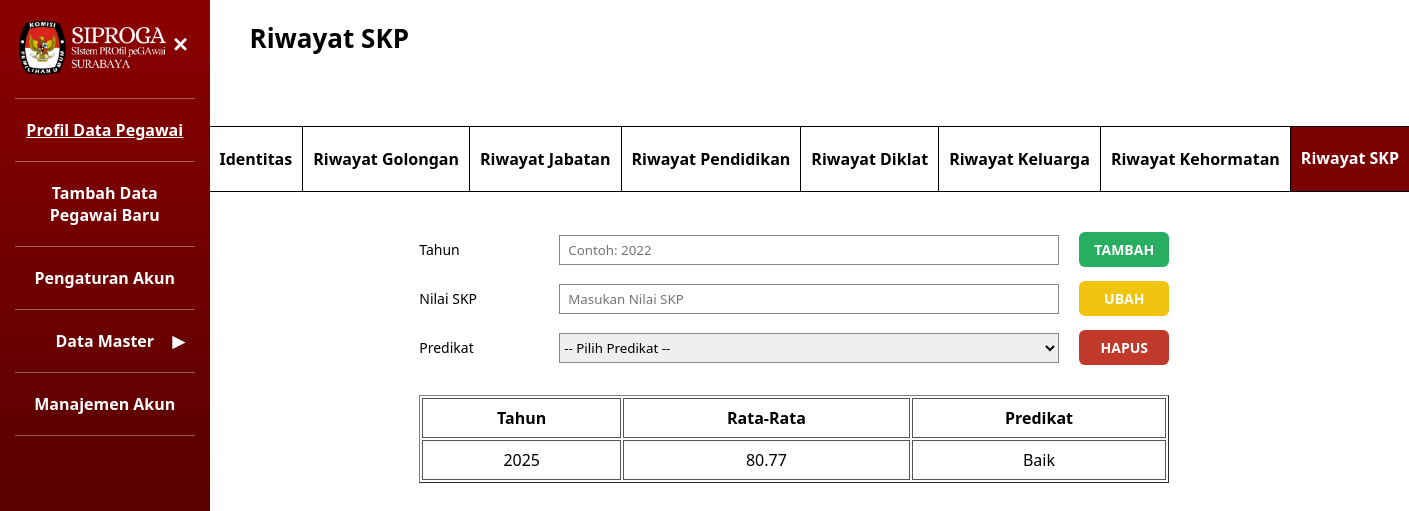
Screenshot of /admin/Admin_Edit_Riwayat_SKP.php?nip=19170912409801217 (signed in) with the database file from the repository.
### tables this page shows
CREATE TABLE `riwayat_skp` (
  `id_riwayat_skp` int UNSIGNED NOT NULL,
  `nip` char(18) NOT NULL,
  `id_predikat_skp` int UNSIGNED NOT NULL,
  `rerata_nilai` decimal(5,2) DEFAULT NULL,
  `tahun` year NOT NULL
);

CREATE TABLE `master_predikat_skp` (
  `id_predikat_skp` int UNSIGNED NOT NULL,
  `predikat_skp` varchar(100) NOT NULL,
  `keterangan` varchar(100) DEFAULT NULL
);

### admin/Admin_Edit_Riwayat_SKP.php (the view, shortened to what this page needs)
<?php
include '../config/koneksi.php';
$nip = $_POST['nip'] ?? $_GET['nip'] ?? '';
?>
<!DOCTYPE html>
<html lang="id">
<head>
  <link rel="stylesheet" href="../assets/style.css" />
  <link rel="stylesheet" href="../assets/edit_riwayat.css" />
</head>
<body class="role-admin">
  <aside class="sidebar" id="sidebar">
    <div class="logo_siproga">
      <img src="../auth/Logo_Siproga.png">
      <button class="tombol-menu" id="tombolMenu">✕</button>
    </div>
    <hr class="garis-menu" />
    <a href="Admin_Profil_Data_Pegawai.php" class="item-menu aktif">
      Profil Data Pegawai
    </a>
    <hr class="garis-menu" />
    <a href="Admin_Tambah_Data.php" class="item-menu">
      Tambah Data Pegawai Baru
    </a>
    <hr class="garis-menu" />
    <a href="Admin_Pengaturan_Akun.php" class="item-menu">
      Pengaturan Akun
    </a>
    <hr class="garis-menu" />
    <div class="item-menu" id="menuDataMaster">
      Data Master
      <span class="panah-menu" id="panahDataMaster">▼</span>
    </div>
    <hr class="garis-menu" />
    <a href="Admin_Manajemen_Akun.php" class="item-menu">
      Manajemen Akun
    </a>
    <hr class="garis-menu">
  </aside>
  <main class="konten">
    <h2>Riwayat SKP</h2>
    <div class="tab-menu">
      <a href="identitas-pegawai.php?nip=<?= $nip ?>" class="tab">Identitas</a>
      <a href="Admin_Edit_Riwayat_Golongan.php?nip=<?= $nip ?>" class="tab">Riwayat Golongan</a>
      <a href="Admin_Edit_Riwayat_Jabatan.php?nip=<?= $nip ?>" class="tab">Riwayat Jabatan</a>
      <a href="Admin_Edit_Riwayat_Pendidikan.php?nip=<?= $nip ?>" class="tab">Riwayat Pendidikan</a>
      <a href="Admin_Edit_Riwayat_Diklat.php?nip=<?= $nip ?>" class="tab">Riwayat Diklat</a>
      <a href="Admin_Edit_Riwayat_Keluarga.php?nip=<?= $nip ?>" class="tab">Riwayat Keluarga</a>
      <a href="Admin_Edit_Riwayat_Kehormatan.php?nip=<?= $nip ?>" class="tab">Riwayat Kehormatan</a>
      <a href="Admin_Edit_Riwayat_SKP.php?nip=<?= $nip ?>" class="tab aktif">Riwayat SKP</a>
    </div>
    <div class="bagian-identitas">
    <form method="POST" id="formUpload">
        <div class="baris-form" style="grid-template-columns:120px 500px 120px;">
          <label>Tahun</label>
          <input type="number" name="tahun" placeholder="Contoh: 2022">
          <button type="button" onclick="klikTambah()" class="tombol-tambah btn-kecil">
              TAMBAH
            </button>
        </div>
        <div class="baris-form" style="grid-template-columns:120px 500px 120px;">
          <label>Nilai SKP</label>
          <input type="number" name="rerata_nilai" step="0.01"  placeholder="Masukan Nilai SKP" data-optional>
          <button type="button" onclick="klikUbahBeda('id_riwayat_skp')" class="tombol-ubah btn-kecil">
              UBAH
            </button>
        </div>
        <div class="baris-form" style="grid-template-columns:120px 500px 120px;">
          <label>Predikat</label>
          <select name="id_predikat_skp" style="height:30px; border:1px solid #888;">
            <option value="">-- Pilih Predikat --</option>
          </select>
          <div class="aksi-vertikal">
          <button type="button" onclick="klikHapus('id_riwayat_skp')" class="tombol-hapus btn-kecil">
              HAPUS
            </button>
          </div>
        </div>
        <table class="tabel-riwayat" border="1" cellpadding="5">
          <thead>
            <tr>
              <th>Tahun</th>
              <th>Rata-Rata</th>
              <th>Predikat</th>
            </tr>
          </thead>
          <tbody>
            <?php
            $data = mysqli_query($conn, "
SELECT rs.*, mp.predikat_skp
FROM riwayat_skp rs
JOIN master_predikat_skp mp
ON rs.id_predikat_skp = mp.id_predikat_skp
WHERE rs.nip='$nip'
ORDER BY rs.tahun DESC
");
            while ($row = mysqli_fetch_assoc($data)) {
              echo "<tr onclick=\"pilihData('" . $row['id_riwayat_skp'] . "','" . $row['tahun'] . "','" . $row['rerata_nilai'] . "','" . $row['id_predikat_skp'] . "')\">
<td>" . $row['tahun'] . "</td>
<td>".($row['rerata_nilai'] !== null ? number_format($row['rerata_nilai'], 2) : '-')."</td>
<td>" . $row['predikat_skp'] . "</td>
</tr>";
            }
            ?>
          </tbody>
        </table>
      </form>
    </div>
  </main>
</body>
</html>

### assets/style.css (style rules this page uses)
* { box-sizing: border-box; font-family: "Segoe UI", Tahoma, sans-serif; }
body { margin: 0; min-height: 100vh; display: flex; background: #ffffff; }
.sidebar { width: 260px; background: linear-gradient(to bottom, #8b0000, #3b0000); color: #fff; padding: 20px 15px; min-height: 100vh; }
.tombol-menu { background: none; border: none; color: #fff; font-size: 22px; cursor: pointer; font-weight: bold; }
.garis-menu { border: none; border-top: 1px solid rgba(255, 255, 255, 0.35); margin: 12px 0; }
.item-menu { padding: 8px 5px; cursor: pointer; font-weight: bold; text-align: center; position: relative; display: block; text-decoration: none; color: white; }
.item-menu.aktif { text-decoration: underline; }
.panah-menu { position: absolute; right: 10px; top: 50%; transform: translateY(-50%); }
.konten { flex: 1; padding: 20px 40px 30px; position: relative; }
.konten h2 { margin: 0 0 25px; font-size: 26px; }
.baris-form { display: grid; grid-template-columns: 240px 1fr; align-items: center; margin-bottom: 14px; column-gap: 20px; }
.baris-form label { font-size: 14px; }
.baris-form input { height: 30px; border: 1px solid #888; padding: 4px 8px; width: 100%; }
.tombol-ubah { background: #f1c40f; color: #fff; border: none; padding: 8px 22px; border-radius: 5px; font-weight: bold; cursor: pointer; }
.tombol-hapus { background: #c0392b; color: #fff; border: none; padding: 8px 22px; border-radius: 5px; font-weight: bold; cursor: pointer; }
.tombol-tambah { background: #27ae60; color: #fff; border: none; padding: 8px 22px; border-radius: 5px; font-weight: bold; cursor: pointer; }
.aksi-vertikal { display: flex; flex-direction: column; gap: 10px; }
.tabel-riwayat { width:750px; margin-top:30px; }
.tabel-riwayat th, .tabel-riwayat td { border: 0.8px solid #555; padding: 8px; text-align: center; }
.btn-kecil { width: 90px; padding: 8px 0; font-size: 14px; border-radius: 6px; }
.tab { text-decoration: none; color: inherit; display: flex; align-items: center; justify-content: center; }
.tab-menu { display: flex; width: calc(100% + 80px); margin: 70px -40px 20px -40px; padding: 0; border-bottom: 1px solid #000; border-top: 1px solid #000; background-color: #fff; overflow-x: auto; }
.tab-menu .tab { flex: 1; padding: 20px 10px; border: none; border-right: 1px solid #000; background: #fff; cursor: pointer; font-weight: 600; white-space: nowrap; }
.tab-menu .tab:last-child { border-right: none; }
.tab-menu .tab.aktif { background-color: #7b0000; color: #fff; border-bottom: 2px solid #7b0000; }
.logo_siproga { display: flex; align-items: flex-start; position: relative; }
.logo_siproga img { width: 170px; height: auto; padding-right: 12px; display: block; margin-bottom: 10px; }
.tombol-menu { font-size: 20px; background: none; border: none; color: white; cursor: pointer; position: absolute; right: 0px; top: 10px; }

### assets/edit_riwayat.css (style rules this page uses)
.bagian-identitas { display: flex; justify-content: center; margin-top: 40px; }
.tabel-riwayat { width: 750px; margin-top: 30px; }
.tabel-riwayat tr { cursor: pointer; }

### rows the page displays
riwayat_skp: tahun "2025", rerata_nilai "80.77", id_predikat_skp.predikat_skp "Baik"
